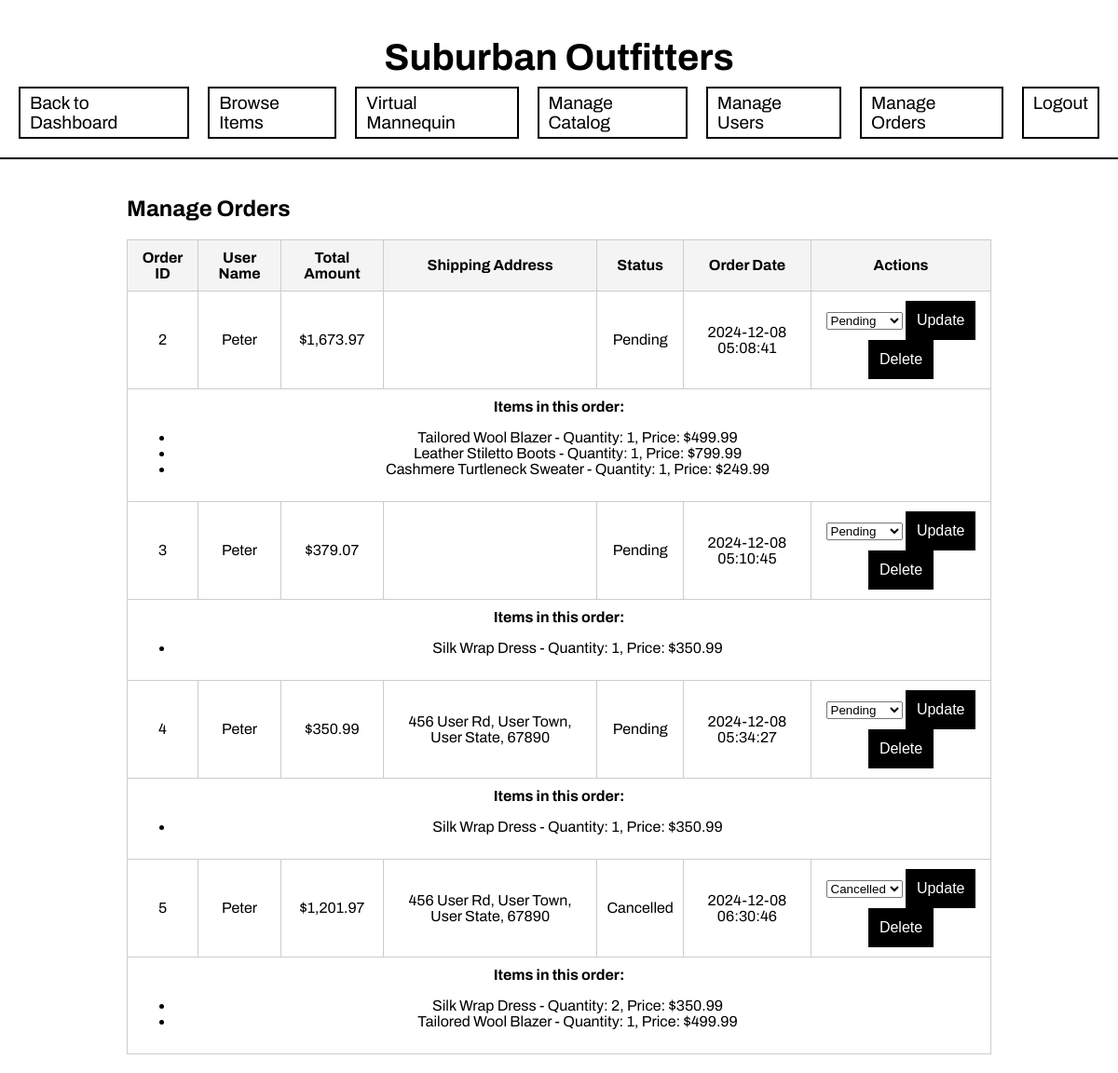
The page /manage_orders.php (signed in) on the database its author committed.
### tables this page shows
CREATE TABLE `orders` (
  `id` int UNSIGNED NOT NULL,
  `user_id` int UNSIGNED NOT NULL,
  `order_date` timestamp NULL DEFAULT CURRENT_TIMESTAMP,
  `status` enum('Pending','Shipped','Delivered','Cancelled') DEFAULT 'Pending',
  `total_amount` decimal(10,2) NOT NULL,
  `shipping_address` text
);

CREATE TABLE `users` (
  `id` int UNSIGNED NOT NULL,
  `username` varchar(50) NOT NULL,
  `first_name` varchar(255) DEFAULT NULL,
  `last_name` varchar(255) DEFAULT NULL,
  `email` varchar(100) NOT NULL,
  `password` varchar(255) NOT NULL,
  `role` enum('Admin','User') NOT NULL DEFAULT 'User',
  `phone_number` varchar(20) DEFAULT NULL,
  `shipping_address` text
);

CREATE TABLE `order_items` (
  `id` int UNSIGNED NOT NULL,
  `order_id` int UNSIGNED NOT NULL,
  `item_id` int UNSIGNED NOT NULL,
  `quantity` int NOT NULL,
  `price` decimal(10,2) NOT NULL
);

CREATE TABLE `Items` (
  `id` int UNSIGNED NOT NULL,
  `name` varchar(255) NOT NULL,
  `price` decimal(10,2) NOT NULL,
  `description` text,
  `stock_quantity` int UNSIGNED NOT NULL,
  `image` varchar(255) DEFAULT NULL
);

### manage_orders.php (the view, shortened to what this page needs)
<?php
include 'db_config.php';
$is_admin = isset($_SESSION['role']) && strtolower($_SESSION['role']) === 'admin';
if ($is_admin) {
    $sql = "SELECT orders.id AS order_id, orders.user_id, users.first_name, orders.total_amount, orders.shipping_address, orders.status, orders.order_date FROM orders JOIN users ON orders.user_id = users.id";
} else {
    $sql = "SELECT orders.id AS order_id, orders.total_amount, orders.shipping_address, orders.status, orders.order_date FROM orders WHERE orders.user_id = ?";
}
$stmt = $conn->prepare($sql);
$stmt->execute();
$result = $stmt->get_result();
$orders = $result->fetch_all(MYSQLI_ASSOC);
$order_items = [];
foreach ($orders as $order) {
    $order_id = $order['order_id'];
    $item_sql = "SELECT items.name, order_items.quantity, order_items.price FROM order_items JOIN items ON order_items.item_id = items.id WHERE order_items.order_id = ?";
    $item_stmt = $conn->prepare($item_sql);
    $item_stmt->bind_param('i', $order_id);
    $item_stmt->execute();
    $item_result = $item_stmt->get_result();
    $order_items[$order_id] = $item_result->fetch_all(MYSQLI_ASSOC);
}
?>
<!DOCTYPE html>
<html lang="en">
<head>
</head>
<body>
    <div class="header">
        <a href="homepage.php" class="logo">Suburban Outfitters</a>
        <div class="nav">
            <?php if ($is_admin): ?>
                <a href="admin_dashboard.php">Back to Dashboard</a>
                <a href="catalog.php">Browse Items</a>
                <a href="mannequin.php">Virtual Mannequin</a>
                <a href="admin_catalog.php">Manage Catalog</a>
                <a href="manage_users.php">Manage Users</a>
                <a href="manage_orders.php">Manage Orders</a>
                <a href="logout.php">Logout</a>
            <?php endif; ?>
        </div>
    </div>
    <div class="orders">
        <h2>Manage Orders</h2>
        <table>
            <thead>
                <tr>
                    <th>Order ID</th>
                    <?php if ($is_admin): ?>
                        <th>User Name</th>
                    <?php endif; ?>
                    <th>Total Amount</th>
                    <th>Shipping Address</th>
                    <th>Status</th>
                    <th>Order Date</th>
                    <th>Actions</th>
                </tr>
            </thead>
            <tbody>
                <?php foreach ($orders as $order): ?>
                    <tr>
                        <td><?php echo htmlspecialchars($order['order_id'], ENT_QUOTES, 'UTF-8'); ?></td>
                        <?php if ($is_admin): ?>
                            <td><?php echo htmlspecialchars($order['first_name'], ENT_QUOTES, 'UTF-8'); ?></td>
                        <?php endif; ?>
                        <td>$<?php echo number_format($order['total_amount'], 2); ?></td>
                        <td><?php echo htmlspecialchars($order['shipping_address'], ENT_QUOTES, 'UTF-8'); ?></td>
                        <td><?php echo htmlspecialchars($order['status'], ENT_QUOTES, 'UTF-8'); ?></td>
                        <td><?php echo htmlspecialchars($order['order_date'], ENT_QUOTES, 'UTF-8'); ?></td>
                        <td>
                            <form method="POST" style="display:inline;">
                                <select name="status">
                                    <option value="Pending" <?php if ($order['status'] === 'Pending') echo 'selected'; ?>>Pending</option>
                                    <option value="Cancelled" <?php if ($order['status'] === 'Cancelled') echo 'selected'; ?>>Cancelled</option>
                                </select>
                                                               <button type="submit" name="update_order">Update</button>
                            </form>
                            <?php if ($is_admin): ?>
                                <form method="POST" style="display:inline;">
                                    <button type="submit" name="delete_order" onclick="return confirm('Are you sure you want to delete this order?');">Delete</button>
                                </form>
                            <?php endif; ?>
                        </td>
                    </tr>
                    <tr class="order-items">
                        <td colspan="7">
                            <strong>Items in this order:</strong>
                            <ul>
                                <?php foreach ($order_items[$order['order_id']] as $item): ?>
                                    <li><?php echo htmlspecialchars($item['name'], ENT_QUOTES, 'UTF-8'); ?> - Quantity: <?php echo htmlspecialchars($item['quantity'], ENT_QUOTES, 'UTF-8'); ?>, Price: $<?php echo number_format($item['price'], 2); ?></li>
                                <?php endforeach; ?>
                            </ul>
                        </td>
                    </tr>
                <?php endforeach; ?>
            </tbody>
        </table>
    </div>
</body>
</html>

### manage_orders.php (style rules this page uses)
body { font-family: 'Archivo', sans-serif; margin: 20px; background-color: #fff; color: #000; display: flex; flex-direction: column; align-items: center; }
.header { display: flex; flex-direction: column; align-items: center; width: 100%; padding: 20px; border-bottom: 2px solid #000; }
.header .logo { font-size: 2.5em; font-weight: bold; text-align: center; text-decoration: none; color: inherit; }
.nav { margin-top: 10px; display: flex; gap: 20px; }
.nav a { font-size: 1.2em; text-decoration: none; color: #000; border: 2px solid #000; padding: 5px 10px; transition: background-color 0.3s ease, color 0.3s ease; }
.orders { width: 80%; margin-top: 20px; }
table { width: 100%; border-collapse: collapse; margin-top: 10px; }
th, td { padding: 10px; border: 1px solid #ccc; text-align: center; }
th { background-color: #f4f4f4; }
button { padding: 10px; font-size: 1em; border: 2px solid #000; background-color: #000; color: #fff; cursor: pointer; transition: background-color 0.3s ease, color 0.3s ease; }
.order-items { margin-top: 10px; border-top: 1px solid #ccc; padding-top: 10px; }

### rows shown on the page
orders: id "2", user.first_name "Peter", total_amount "1,673.97", status "Pending", order_date "2024-12-08 05:08:41"
order_items: item.name "Tailored Wool Blazer", quantity "1", price "499.99"
order_items: item.name "Leather Stiletto Boots", quantity "1", price "799.99"
order_items: item.name "Cashmere Turtleneck Sweater", quantity "1", price "249.99"
orders: id "3", user.first_name "Peter", total_amount "379.07", status "Pending", order_date "2024-12-08 05:10:45"
order_items: item.name "Silk Wrap Dress", quantity "1", price "350.99"
orders: id "4", user.first_name "Peter", total_amount "350.99", shipping_address "456 User Rd, User Town, User State, 67890", status "Pending", order_date "2024-12-08 05:34:27"
orders: id "5", user.first_name "Peter", total_amount "1,201.97", shipping_address "456 User Rd, User Town, User State, 67890", status "Cancelled", order_date "2024-12-08 06:30:46"
order_items: item.name "Silk Wrap Dress", quantity "2", price "350.99"
